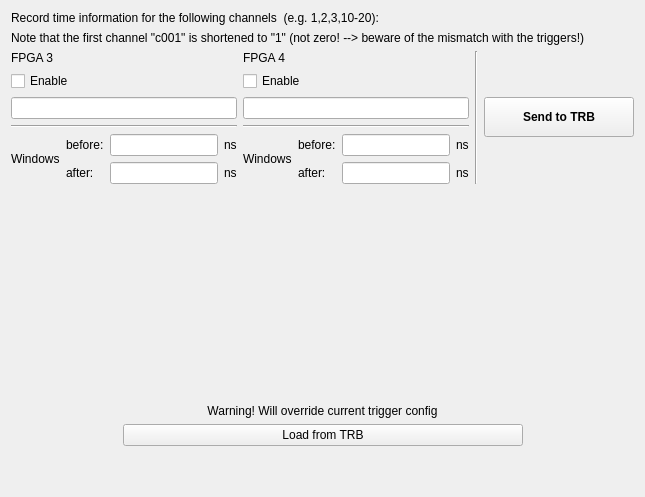
          <widget class="QWidget" name="tab_4">
           <attribute name="title">
            <string>Time</string>
           </attribute>
           <layout class="QVBoxLayout" name="verticalLayout_49">
            <item>
             <widget class="QLabel" name="label_110">
              <property name="text">
               <string>Record time information for the following channels  (e.g. 1,2,3,10-20):</string>
              </property>
             </widget>
            </item>
            <item>
             <widget class="QLabel" name="label_117">
              <property name="text">
               <string>Note that the first channel &quot;c001&quot; is shortened to &quot;1&quot; (not zero! --&gt; beware of the mismatch with the triggers!)</string>
              </property>
             </widget>
            </item>
            <item>
             <layout class="QHBoxLayout" name="horizontalLayout_81">
              <item>
               <layout class="QVBoxLayout" name="verticalLayout_47">
                <item>
                 <widget class="QLabel" name="label_104">
                  <property name="text">
                   <string>FPGA 3</string>
                  </property>
                 </widget>
                </item>
                <item>
                 <widget class="QCheckBox" name="cbTimeEnable_FPGA3">
                  <property name="text">
                   <string>Enable</string>
                  </property>
                 </widget>
                </item>
                <item>
                 <widget class="QLineEdit" name="leTimeChannelsFPGA3"/>
                </item>
                <item>
                 <widget class="Line" name="line_19">
                  <property name="orientation">
                   <enum>Qt::Orientation::Horizontal</enum>
                  </property>
                 </widget>
                </item>
                <item>
                 <layout class="QGridLayout" name="gridLayout_3">
                  <item row="0" column="1">
                   <widget class="QLabel" name="label_105">
                    <property name="text">
                     <string>before:</string>
                    </property>
                   </widget>
                  </item>
                  <item row="1" column="2">
                   <widget class="QLineEdit" name="ledTimeWinAfter_FPGA3"/>
                  </item>
                  <item row="0" column="2">
                   <widget class="QLineEdit" name="ledTimeWinBefore_FPGA3"/>
                  </item>
                  <item row="1" column="1">
                   <widget class="QLabel" name="label_109">
                    <property name="text">
                     <string>after:</string>
                    </property>
                   </widget>
                  </item>
                  <item row="1" column="3">
                   <widget class="QLabel" name="label_108">
                    <property name="text">
                     <string>ns</string>
                    </property>
                   </widget>
                  </item>
                  <item row="0" column="3">
                   <widget class="QLabel" name="label_107">
                    <property name="text">
                     <string>ns</string>
                    </property>
                   </widget>
                  </item>
                  <item row="0" column="0" rowspan="2">
                   <widget class="QLabel" name="label_106">
                    <property name="text">
                     <string>Windows</string>
                    </property>
                   </widget>
                  </item>
                 </layout>
                </item>
               </layout>
              </item>
              <item>
               <layout class="QVBoxLayout" name="verticalLayout_48">
                <item>
                 <widget class="QLabel" name="label_111">
                  <property name="text">
                   <string>FPGA 4</string>
                  </property>
                 </widget>
                </item>
                <item>
                 <widget class="QCheckBox" name="cbTimeEnable_FPGA4">
                  <property name="text">
                   <string>Enable</string>
                  </property>
                 </widget>
                </item>
                <item>
                 <widget class="QLineEdit" name="leTimeChannelsFPGA4"/>
                </item>
                <item>
                 <widget class="Line" name="line_20">
                  <property name="orientation">
                   <enum>Qt::Orientation::Horizontal</enum>
                  </property>
                 </widget>
                </item>
                <item>
                 <layout class="QGridLayout" name="gridLayout_4">
                  <item row="0" column="1">
                   <widget class="QLabel" name="label_112">
                    <property name="text">
                     <string>before:</string>
                    </property>
                   </widget>
                  </item>
                  <item row="1" column="2">
                   <widget class="QLineEdit" name="ledTimeWinAfter_FPGA4"/>
                  </item>
                  <item row="0" column="2">
                   <widget class="QLineEdit" name="ledTimeWinBefore_FPGA4">
                    <property name="text">
                     <string/>
                    </property>
                   </widget>
                  </item>
                  <item row="1" column="1">
                   <widget class="QLabel" name="label_113">
                    <property name="text">
                     <string>after:</string>
                    </property>
                   </widget>
                  </item>
                  <item row="1" column="3">
                   <widget class="QLabel" name="label_114">
                    <property name="text">
                     <string>ns</string>
                    </property>
                   </widget>
                  </item>
                  <item row="0" column="3">
                   <widget class="QLabel" name="label_115">
                    <property name="text">
                     <string>ns</string>
                    </property>
                   </widget>
                  </item>
                  <item row="0" column="0" rowspan="2">
                   <widget class="QLabel" name="label_116">
                    <property name="text">
                     <string>Windows</string>
                    </property>
                   </widget>
                  </item>
                 </layout>
                </item>
               </layout>
              </item>
              <item>
               <widget class="Line" name="line_21">
                <property name="orientation">
                 <enum>Qt::Orientation::Vertical</enum>
                </property>
               </widget>
              </item>
              <item>
               <widget class="QPushButton" name="pbWriteTimeSettingsToTrb">
                <property name="minimumSize">
                 <size>
                  <width>150</width>
                  <height>40</height>
                 </size>
                </property>
                <property name="font">
                 <font>
                  <bold>true</bold>
                 </font>
                </property>
                <property name="text">
                 <string>Send to TRB</string>
                </property>
               </widget>
              </item>
             </layout>
            </item>
            <item>
             <spacer name="verticalSpacer_36">
              <property name="orientation">
               <enum>Qt::Orientation::Vertical</enum>
              </property>
              <property name="sizeHint" stdset="0">
               <size>
                <width>20</width>
                <height>214</height>
               </size>
              </property>
             </spacer>
            </item>
            <item>
             <widget class="QLabel" name="label_103">
              <property name="text">
               <string>Warning! Will override current trigger config</string>
              </property>
              <property name="alignment">
               <set>Qt::AlignmentFlag::AlignCenter</set>
              </property>
             </widget>
            </item>
            <item>
             <layout class="QHBoxLayout" name="horizontalLayout_80">
              <item>
               <spacer name="horizontalSpacer_54">
                <property name="orientation">
                 <enum>Qt::Orientation::Horizontal</enum>
                </property>
                <property name="sizeHint" stdset="0">
                 <size>
                  <width>40</width>
                  <height>20</height>
                 </size>
                </property>
               </spacer>
              </item>
              <item>
               <widget class="QPushButton" name="pbReadTimeSettingsFromTrb">
                <property name="minimumSize">
                 <size>
                  <width>400</width>
                  <height>0</height>
                 </size>
                </property>
                <property name="text">
                 <string>Load from TRB</string>
                </property>
               </widget>
              </item>
              <item>
               <spacer name="horizontalSpacer_55">
                <property name="orientation">
                 <enum>Qt::Orientation::Horizontal</enum>
                </property>
                <property name="sizeHint" stdset="0">
                 <size>
                  <width>40</width>
                  <height>20</height>
                 </size>
                </property>
               </spacer>
              </item>
             </layout>
            </item>
            <item>
             <spacer name="verticalSpacer_37">
              <property name="orientation">
               <enum>Qt::Orientation::Vertical</enum>
              </property>
              <property name="sizeHint" stdset="0">
               <size>
                <width>20</width>
                <height>40</height>
               </size>
              </property>
             </spacer>
            </item>
           </layout>
          </widget>
